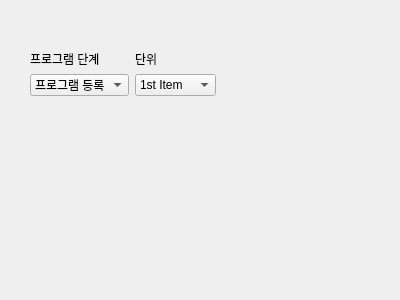
<?xml version="1.0" encoding="UTF-8"?>
<ui version="4.0">
 <class>Dialog</class>
 <widget class="QDialog" name="Dialog">
  <property name="geometry">
   <rect>
    <x>0</x>
    <y>0</y>
    <width>400</width>
    <height>300</height>
   </rect>
  </property>
  <property name="windowTitle">
   <string>Dialog</string>
  </property>
  <widget class="QWidget" name="layoutWidget">
   <property name="geometry">
    <rect>
     <x>30</x>
     <y>50</y>
     <width>186</width>
     <height>52</height>
    </rect>
   </property>
   <layout class="QFormLayout" name="formLayout_2">
    <item row="1" column="0">
     <widget class="QLabel" name="label_5">
      <property name="text">
       <string>프로그램 단계</string>
      </property>
     </widget>
    </item>
    <item row="2" column="0">
     <widget class="QComboBox" name="cmb_Test_6">
      <item>
       <property name="text">
        <string>프로그램 등록</string>
       </property>
      </item>
      <item>
       <property name="text">
        <string>사전직무운영</string>
       </property>
      </item>
      <item>
       <property name="text">
        <string>일경험 운영</string>
       </property>
      </item>
      <item>
       <property name="text">
        <string>일경험 종료</string>
       </property>
      </item>
     </widget>
    </item>
    <item row="2" column="1">
     <widget class="QComboBox" name="cmb_Test_7">
      <item>
       <property name="text">
        <string>1st Item</string>
       </property>
      </item>
      <item>
       <property name="text">
        <string>2nd Item</string>
       </property>
      </item>
      <item>
       <property name="text">
        <string>3rd Item</string>
       </property>
      </item>
     </widget>
    </item>
    <item row="1" column="1">
     <widget class="QLabel" name="label_6">
      <property name="text">
       <string>단위</string>
      </property>
     </widget>
    </item>
   </layout>
  </widget>
 </widget>
 <resources/>
 <connections/>
</ui>
